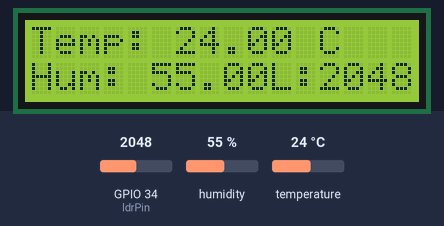
Simulated run of this sketch. Board: ESP32. Shown: 16×2 character LCD. The test bench sets the inputs (shaded band); at power-on: humidity 55 %, GPIO 34 (ldrPin) = 2048, temperature 24 °C. What the sketch prints to the serial monitor is not drawn.

Above: at 3.2 s.
3.3 s: humidity set to 22 %
At 5.0 s:
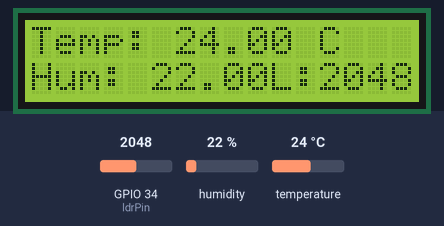
6.0 s: GPIO 34 (ldrPin) set to 2866
At 6.9 s:
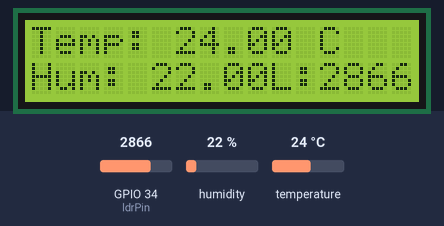
8.7 s: temperature set to 12 °C
At 11.4 s:
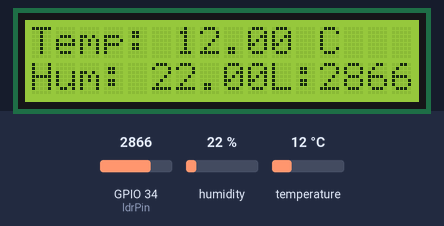
11.7 s: GPIO 34 (ldrPin) set to 3603
At 13.5 s:
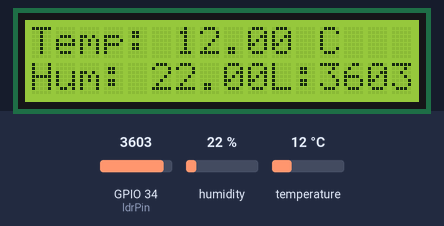
14.4 s: humidity set to 40 %
At 17.2 s:
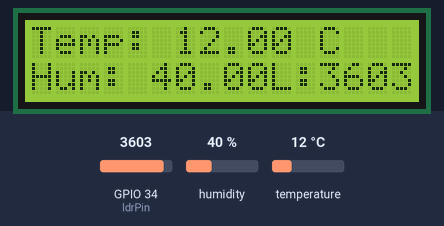
17.9 s: GPIO 34 (ldrPin) set to 4095
At 19.0 s:
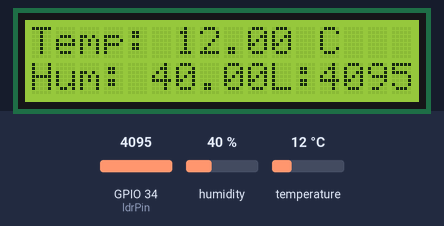
Timing chart, 0 to 20.9 s (numbered marks = the images above; inputs shaded):
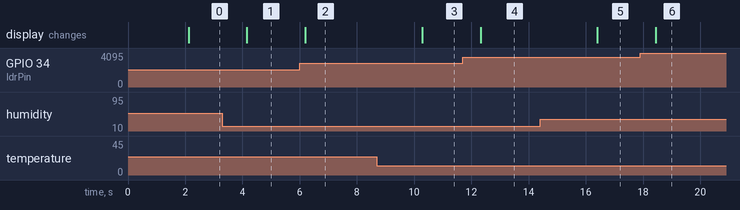

The sketch:

sketch.ino
```cpp
#include <Wire.h>
#include <LiquidCrystal_I2C.h>
#include <DHT.h>

#define DHTPIN 15  // Pin tempat DATA DHT22 terhubung
#define DHTTYPE DHT22  // Tipe sensor DHT

DHT dht(DHTPIN, DHTTYPE);
LiquidCrystal_I2C lcd = LiquidCrystal_I2C(0x27, 16, 2);

const int ldrPin = 34;  // Pin ADC tempat LDR terhubung

void setup() {
  Serial.begin(115200);
  dht.begin();
  lcd.init();
  lcd.backlight();
  pinMode(ldrPin, INPUT);

  // Menampilkan pesan awal di LCD
  lcd.setCursor(0, 0);
  lcd.print("Monitoring...");
  delay(2000);
}

void loop() {
  // Membaca suhu dan kelembapan dari DHT22
  float humidity = dht.readHumidity();
  float temperature = dht.readTemperature();

  // Membaca data intensitas cahaya dari LDR
  int lightLevel = analogRead(ldrPin);

  // Menampilkan hasil pembacaan ke Serial Monitor dan LCD
  if (isnan(humidity) || isnan(temperature)) {
    Serial.println("Failed to read from DHT sensor!");
    lcd.setCursor(0, 0);
    lcd.print("DHT Error      ");
  } else {
    Serial.print("Suhu: ");
    Serial.print(temperature);
    Serial.println("°C");

    Serial.print("Kelembapan: ");
    Serial.print(humidity);
    Serial.println("%");

    // Menampilkan hasil ke LCD
    lcd.setCursor(0, 0);
    lcd.print("Temp: ");
    lcd.print(temperature);
    lcd.print(" C   ");

    lcd.setCursor(0, 1);
    lcd.print("Hum: ");
    lcd.print(humidity);
    lcd.print("%   ");
  }

  Serial.print("Intensitas Cahaya: ");
  Serial.println(lightLevel);

  // Menampilkan intensitas cahaya di serial monitor
  lcd.setCursor(10, 1);
  lcd.print("L:");
  lcd.print(lightLevel);

  delay(2000); // Tunggu 2 detik sebelum pembacaan berikutnya
}
```

Measured:
- after the input at 3.3 s, the display: changes after 0.86 s (image 1)
- after the input at 6.0 s, the display: changes after 0.20 s (image 2)
- after the input at 8.7 s, the display: changes after 1.6 s (image 3)
- after the input at 11.7 s, the display: changes after 0.62 s (image 4)
- after the input at 14.4 s, the display: changes after 2.0 s (image 5)
- after the input at 17.9 s, the display: changes after 0.54 s (image 6)
